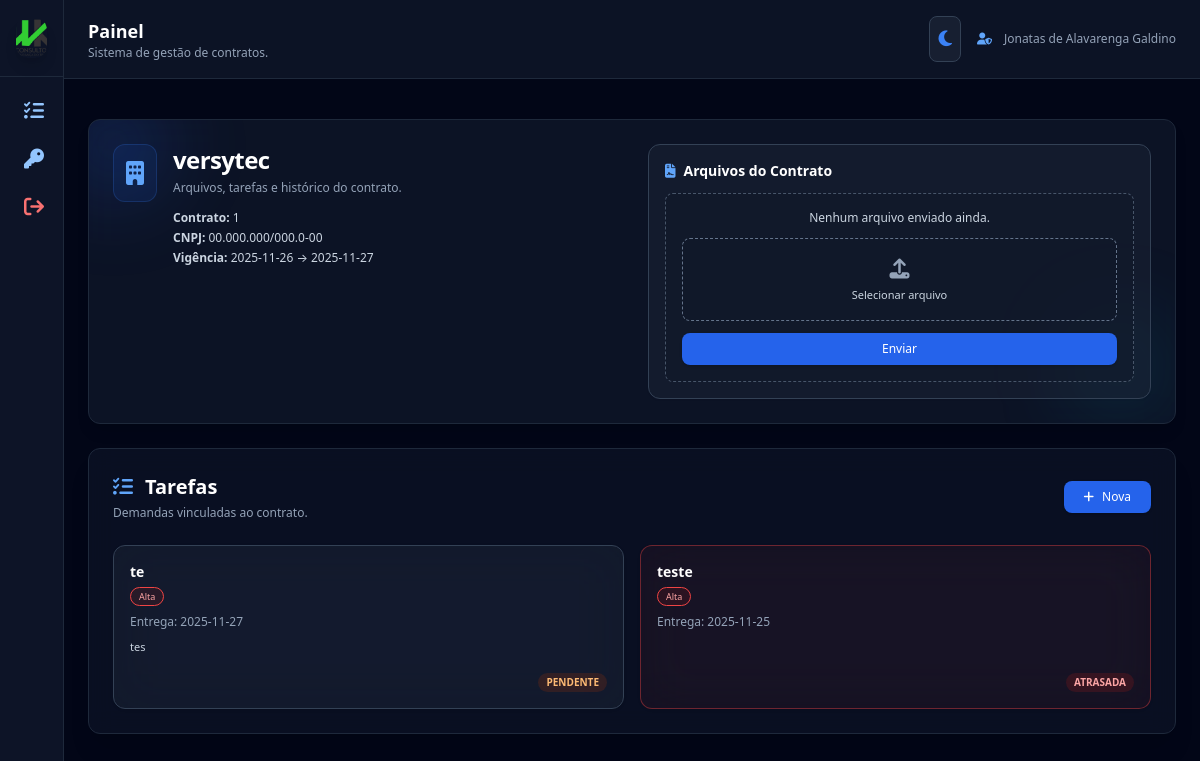
/contract/1 (signed in), run on the app's committed database.
### app.py (models this page shows, shortened)
class User(UserMixin, db.Model):
    id = db.Column(db.Integer, primary_key=True)
    name = db.Column(db.String(120))
    email = db.Column(db.String(120), unique=True)
    password = db.Column(db.String(255))
    role = db.Column(db.String(20))  # admin / colaborador

class Company(db.Model):
    id = db.Column(db.Integer, primary_key=True)
    name = db.Column(db.String(120))
    cnpj = db.Column(db.String(20))
    created_at = db.Column(db.DateTime, default=datetime.utcnow)
    active = db.Column(db.Boolean, default=True)

class Contract(db.Model):
    id = db.Column(db.Integer, primary_key=True)
    company_id = db.Column(db.Integer, db.ForeignKey("company.id"))
    description = db.Column(db.Text)
    start_date = db.Column(db.String(20))
    end_date = db.Column(db.String(20))
    status = db.Column(db.String(20), default="ativo")
    company = db.relationship("Company")

class Task(db.Model):
    id = db.Column(db.Integer, primary_key=True)
    contract_id = db.Column(db.Integer, db.ForeignKey("contract.id"))
    title = db.Column(db.String(120))
    description = db.Column(db.Text)
    due_date = db.Column(db.String(20))
    priority = db.Column(db.String(20), default="Normal")
    status = db.Column(db.String(20), default="pendente")
    assigned_to = db.Column(db.Integer, db.ForeignKey("user.id"), nullable=True)
    contract = db.relationship("Contract")
    assigned_user = db.relationship("User", backref="tarefas_recebidas")

### app.py (the view)
@app.route("/contract/<int:id>")
@login_required
def contract_view(id):
    contr = Contract.query.get_or_404(id)
    files = ContractFile.query.filter_by(contract_id=id).all()
    colaboradores = User.query.filter_by(role="colaborador").order_by(User.name).all()
    if current_user.role == "admin":
        tasks = Task.query.filter_by(contract_id=id).order_by(Task.id.desc()).all()
    else:
        tasks = Task.query.filter(
            Task.contract_id == id,
            ((Task.assigned_to == current_user.id) | (Task.assigned_to == None))
        ).order_by(Task.id.desc()).all()
    for t in tasks:
        if isinstance(t.due_date, str) and t.due_date:
            try:
                t.due_date = datetime.strptime(t.due_date, "%Y-%m-%d").date()
            except:
                t.due_date = None
    return render_template(
        "contract_view.html",
        contract=contr,
        files=files,
        tasks=tasks,
        colaboradores=colaboradores,
        now=datetime.utcnow
    )

### templates/contract_view.html (shortened to what this page needs)
{% extends "base.html" %}
{% block content %}
<section class="mb-6 relative">
  <div class="rounded-xl p-6
              bg-white/80 dark:bg-slate-900/80
              shadow-lg border
              border-slate-300 dark:border-slate-800
              backdrop-blur-xl overflow-hidden relative transition">
    <div class="absolute -top-8 -left-8 w-28 h-28
                bg-blue-400/20 dark:bg-blue-600/20
                blur-2xl rounded-full"></div>
    <div class="absolute bottom-0 right-0 w-28 h-28
                bg-cyan-300/10 dark:bg-cyan-500/10
                blur-2xl rounded-full"></div>
    <div class="relative grid grid-cols-1 lg:grid-cols-2 gap-8 items-start">
      <div class="flex items-start gap-4">
        <div class="p-3 bg-blue-100/50 dark:bg-blue-600/10
                    rounded-xl border
                    border-blue-300/40 dark:border-blue-500/20">
          <i class="fa-solid fa-building
                    text-blue-600 dark:text-blue-400 text-2xl"></i>
        </div>
        <div>
          <h1 class="text-2xl font-bold
                     text-slate-800 dark:text-white tracking-tight">
            {{ contract.company.name }}
          </h1>
          <p class="text-slate-600 dark:text-slate-400 text-xs mt-1">
            Arquivos, tarefas e histórico do contrato.
          </p>
          <div class="mt-3 text-slate-700 dark:text-slate-300 text-xs leading-5">
            <p><strong>Contrato:</strong> {{ contract.id }}</p>
            <p><strong>CNPJ:</strong> {{ contract.company.cnpj }}</p>
            <p><strong>Vigência:</strong> {{ contract.start_date }} → {{ contract.end_date }}</p>
          </div>
        </div>
      </div>
      <div class="bg-white/60 dark:bg-slate-800/40
                  border border-slate-300 dark:border-slate-700
                  rounded-xl p-4 shadow-sm transition">
        <div class="flex items-center justify-between mb-3">
          <h2 class="text-sm font-semibold
                     text-slate-800 dark:text-white flex items-center gap-2">
            <i class="fa-solid fa-file-contract
                       text-blue-600 dark:text-blue-400"></i>
            Arquivos do Contrato
          </h2>
        </div>
        {% if files|length == 0 %}
        <div class="text-center border border-dashed
                    border-slate-400 dark:border-slate-600
                    rounded-lg p-4
                    bg-white/40 dark:bg-slate-900/40">
          <p class="text-slate-600 dark:text-slate-300 text-xs mb-3">
            Nenhum arquivo enviado ainda.
          </p>
          <form method="POST" action="/contract/{{ contract.id }}/upload"
                enctype="multipart/form-data">
            <label class="w-full py-4 flex flex-col items-center justify-center
                          border border-dashed
                          border-slate-400 dark:border-slate-500
                          bg-white/40 dark:bg-slate-900/40
                          rounded-lg cursor-pointer hover:bg-white/60
                          dark:hover:bg-slate-900/70 transition">
              <i class="fa-solid fa-upload text-xl text-slate-500 dark:text-slate-400 mb-1"></i>
              <span class="text-[11px] text-slate-600 dark:text-slate-300">
                Selecionar arquivo
              </span>
            </label>
            <button class="mt-3 w-full px-4 py-2 bg-blue-600 hover:bg-blue-700
                           text-white text-xs rounded-lg shadow">
              Enviar
            </button>
          </form>
        </div>
        {% endif %}
      </div>
    </div>
  </div>
</section>
<section class="bg-white/70 dark:bg-slate-900/60
                backdrop-blur-md border
                border-slate-300 dark:border-slate-800
                rounded-xl p-6 shadow-xl transition">
  <div class="flex items-center justify-between mb-6">
    <div>
      <h2 class="text-xl font-semibold
                 text-slate-800 dark:text-white flex items-center gap-3">
        <i class="fa-solid fa-list-check text-blue-600 dark:text-blue-400"></i>
        Tarefas
      </h2>
      <p class="text-xs text-slate-600 dark:text-slate-400 mt-1">
        Demandas vinculadas ao contrato.
      </p>
    </div>
    <button onclick="abrirModalNovaTarefa()"
      class="px-5 py-2 bg-blue-600 hover:bg-blue-700 text-white
             text-xs rounded-lg shadow flex items-center gap-2">
      <i class="fa-solid fa-plus"></i> Nova
    </button>
  </div>
  {% if tasks|length == 0 %}
    <p class="text-slate-600 dark:text-slate-400 text-xs">
      Nenhuma tarefa registrada.
    </p>
  {% else %}
  <div class="grid grid-cols-1 sm:grid-cols-2 xl:grid-cols-3 gap-4">
    {% for t in tasks %}
      {% set atrasada = (t.status == 'pendente' and t.due_date < now().date()) %}
      <div class="p-4 rounded-xl min-h-[150px] shadow
                  border
                  {% if atrasada %}
                    border-red-400/60 dark:border-red-500/40
                    bg-red-100/40 dark:bg-red-900/10
                  {% elif t.status == 'concluída' %}
                    border-emerald-400/60 dark:border-emerald-500/40
                    bg-emerald-100/40 dark:bg-emerald-900/10
                  {% else %}
                    border-slate-300 dark:border-slate-700
                    bg-white/70 dark:bg-slate-800/40
                  {% endif %}
                  backdrop-blur-xl transition">
        <div class="flex flex-col justify-between h-full">
          <div>
            <p class="text-slate-800 dark:text-white font-semibold text-sm">
              {{ t.title }}
            </p>
            <span class="text-[9px] px-2 py-0.5 rounded-full border mt-1 inline-block
                         {% if t.priority == 'Alta' %}
                           border-red-400 dark:border-red-500
                           bg-red-100 dark:bg-red-900/20
                           text-red-700 dark:text-red-300
                         {% elif t.priority == 'Baixa' %}
                           border-blue-400 dark:border-blue-500
                           bg-blue-100 dark:bg-blue-900/20
                           text-blue-700 dark:text-blue-300
                         {% else %}
                           border-yellow-400 dark:border-yellow-500
                           bg-yellow-100 dark:bg-yellow-900/20
                           text-yellow-700 dark:text-yellow-300
                         {% endif %}">
              {{ t.priority }}
            </span>
            <p class="text-xs text-slate-600 dark:text-slate-400 mt-2">
              Entrega: {{ t.due_date }}
            </p>
            {% if t.description %}
            <p class="text-slate-700 dark:text-slate-300 text-[11px] mt-2 leading-relaxed">
              {{ t.description }}
            </p>
            {% endif %}
          </div>
          <div class="mt-3 text-right space-y-1">
            {% if t.status == 'pendente' %}
              {% if atrasada %}
                <span class="inline-block text-[10px] px-2 py-0.5 rounded-full
                             bg-red-200 dark:bg-red-900/30
                             text-red-700 dark:text-red-300 font-semibold">
                  ATRASADA
                </span>
              {% else %}
                <span class="inline-block text-[10px] px-2 py-0.5 rounded-full
                             bg-orange-200 dark:bg-orange-900/30
                             text-orange-700 dark:text-orange-300 font-semibold">
                  PENDENTE
                </span>
              {% endif %}
            {% endif %}
          </div>
        </div>
      </div>
    {% endfor %}
  </div>
  {% endif %}
</section>
{% endblock %}

### templates/base.html (shortened to what this page needs)
<!doctype html>
<html lang="pt-BR" class="h-full">
<head>
  <script src="https://cdn.tailwindcss.com"></script>
  <link rel="stylesheet"
        href="https://cdnjs.cloudflare.com/ajax/libs/font-awesome/6.5.0/css/all.min.css"/>
</head>
<body class="h-full
             bg-slate-100 text-slate-800
             dark:bg-slate-950 dark:text-slate-100
             transition-colors duration-300">
<div class="min-h-screen flex">
  <aside
    class="group fixed top-0 left-0 h-full
           bg-white/90 border-r border-slate-200
           dark:bg-slate-900/90 dark:border-slate-800
           flex flex-col transition-all duration-300
           w-16 hover:w-56 overflow-hidden z-50">
      <div class="p-4 border-b
                  border-slate-200 dark:border-slate-800
                  flex items-center gap-3">
          <img src="{{ url_for('static', filename='logo.png') }}"
               class="w-10 h-10 rounded-xl object-cover shadow-lg">
      </div>
      <nav class="flex-1 p-3 space-y-1 text-sm">
        {% if current_user.is_authenticated %}
        {% if current_user.role == 'admin' %}
        <a href="{{ url_for('dashboard') }}"
           class="flex items-center gap-3 px-3 py-2 rounded-lg
                  hover:bg-slate-200 dark:hover:bg-slate-800/80
                  transition">
          <i class="fa-solid fa-gauge-high text-blue-500 dark:text-blue-400 text-xl"></i>
          <span class="opacity-0 group-hover:opacity-100 transition duration-300 whitespace-nowrap">
            Dashboard
          </span>
        </a>
        <p class="text-[11px] mt-5 ml-3 font-semibold tracking-wide
                  opacity-0 group-hover:opacity-100 transition duration-300
                  text-slate-500 dark:text-slate-500">
          Administração
        </p>
        <a href="/contracts"
           class="flex items-center gap-3 px-3 py-2 rounded-lg
                  hover:bg-slate-200 dark:hover:bg-slate-800/80
                  transition">
          <i class="fa-regular fa-folder-open text-blue-500 dark:text-blue-300 text-xl"></i>
          <span class="opacity-0 group-hover:opacity-100 transition duration-300 whitespace-nowrap">
            Contratos
          </span>
        </a>
        <a href="/atividades"
           class="flex items-center gap-3 px-3 py-2 rounded-lg
                  hover:bg-slate-200 dark:hover:bg-slate-800/80
                  transition">
          <i class="fa-solid fa-list-check text-blue-500 dark:text-blue-300 text-xl"></i>
          <span class="opacity-0 group-hover:opacity-100 transition duration-300 whitespace-nowrap">
            Atividades
          </span>
        </a>
        <a href="/colaboradores"
           class="flex items-center gap-3 px-3 py-2 rounded-lg
                  hover:bg-slate-200 dark:hover:bg-slate-800/80
                  transition">
          <i class="fa-solid fa-users text-blue-500 dark:text-blue-300 text-xl"></i>
          <span class="opacity-0 group-hover:opacity-100 transition duration-300 whitespace-nowrap">
            Colaboradores
          </span>
        </a>
        <p class="text-[11px] mt-4 ml-3 font-semibold tracking-wide
                  opacity-0 group-hover:opacity-100 transition duration-300
                  text-slate-500 dark:text-slate-500">
          Configurações
        </p>
        <a href="/administradores"
           class="flex items-center gap-3 px-3 py-2 rounded-lg
                  hover:bg-slate-200 dark:hover:bg-slate-800/80
                  transition">
          <i class="fa-solid fa-user-shield text-blue-500 dark:text-blue-300 text-xl"></i>
          <span class="opacity-0 group-hover:opacity-100 transition duration-300 whitespace-nowrap">
            Administradores
          </span>
        </a>
        {% else %}
        <a href="/painel-colaborador"
           class="flex items-center gap-3 px-3 py-2 rounded-lg
                  hover:bg-slate-200 dark:hover:bg-slate-800/80
                  transition">
          <i class="fa-solid fa-list-check text-blue-500 dark:text-blue-300 text-xl"></i>
        </a>
        <button onclick="abrirModalSenha()"
                class="w-full flex items-center gap-3 px-3 py-2 rounded-lg
                       hover:bg-slate-200 dark:hover:bg-slate-800/80
                       transition">
          <i class="fa-solid fa-key text-blue-500 dark:text-blue-300 text-xl"></i>
        </button>
        {% endif %}
        {% endif %}
        <a href="/logout"
           class="flex items-center gap-3 px-3 py-2 rounded-lg
                  hover:bg-red-100 dark:hover:bg-red-900/40
                  text-red-600 dark:text-red-400 mt-6 transition">
          <i class="fa-solid fa-arrow-right-from-bracket text-xl"></i>
        </a>
      </nav>
  </aside>
  <main class="flex-1 ml-16 group-hover:ml-56 transition-all duration-300">
    <header class="border-b
                   border-slate-200 dark:border-slate-800
                   bg-white/80 dark:bg-slate-900/80
                   backdrop-blur">
      <div class="max-w-7xl mx-auto px-6 py-4 flex items-center justify-between">
        <div>
          <h2 class="text-lg font-semibold
                     text-slate-800 dark:text-white">
            {{ page_title or 'Painel' }}
          </h2>
          <p class="text-xs
                    text-slate-600 dark:text-slate-400">
            Sistema de gestão de contratos.
          </p>
        </div>
        <div class="flex items-center gap-4">
          <button id="themeToggle"
                  class="p-2 rounded-lg border
                         border-slate-300 dark:border-slate-700
                         bg-white/80 dark:bg-slate-800/60
                         hover:bg-slate-100 dark:hover:bg-slate-700
                         transition">
            <i id="temaIcone" class="fa-solid fa-moon text-blue-500 text-lg"></i>
          </button>
          {% if current_user.is_authenticated %}
          <div class="flex items-center gap-3 text-xs
                      text-slate-600 dark:text-slate-400">
            <i class="fa-solid fa-user-shield text-blue-500 dark:text-blue-400"></i>
            {{ current_user.name }}
          </div>
          {% endif %}
        </div>
      </div>
    </header>
    <div class="max-w-7xl mx-auto px-6 pt-4">
    </div>
    <section class="max-w-7xl mx-auto px-6 py-6">
      {% block content %}{% endblock %}
    </section>
  </main>
</div>
</body>
</html>

### data on the page
User: name "Jonatas de Alavarenga Galdino"
Company: company.name "versytec", company.cnpj "00.000.000/000.0-00"
Contract: id "1", start_date "2025-11-26", end_date "2025-11-27"
Task: title "te", priority "Alta", due_date "2025-11-27", description "tes", status "PENDENTE"
Task: title "teste", priority "Alta", due_date "2025-11-25", status "ATRASADA"

### other printed values
{{ page_title or 'Painel' }} "Painel"
